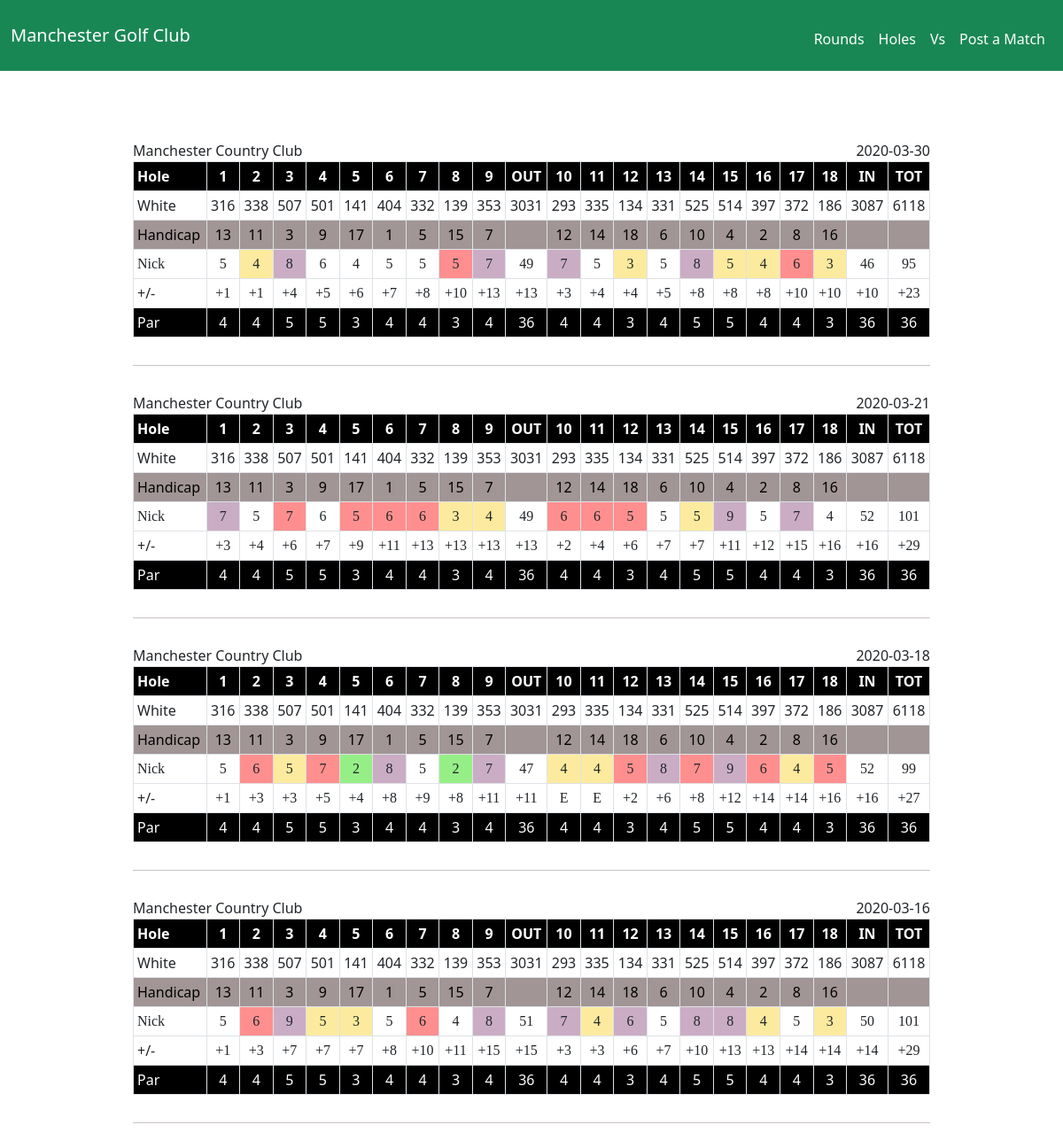
The app's page /rounds/Nick with its own data.
### tables this page shows
CREATE TABLE golfers (id INTEGER PRIMARY KEY AUTOINCREMENT NOT NULL, name TEXT NOT NULL);

CREATE TABLE courses (id INTEGER PRIMARY KEY AUTOINCREMENT NOT NULL, name TEXT NOT NULL, par INTEGER, rating REAL, slope REAL, yards REAL, city TEXT NOT NULL, state TEXT NOT NULL, front INTEGER, back INTEGER, total INTEGER, par_front INTEGER, par_back INTEGER, par_total INTEGER, tees TEXT NOT NULL DEFAULT "White");

CREATE TABLE "rounds" (id INTEGER PRIMARY KEY AUTOINCREMENT NOT NULL, golfer_id INTEGER, course_id INTEGER, date TEXT, "one" INTEGER, two INTEGER, three INTEGER, four INTEGER, five INTEGER, six INTEGER, seven INTEGER, eight INTEGER, nine INTEGER, ten INTEGER, eleven INTEGER, twelve INTEGER, thirteen INTEGER, fourteen INTEGER, fifteen INTEGER, sixteen INTEGER, seventeen INTEGER, eighteen INTEGER, match_id INTEGER, FOREIGN KEY (golfer_id) REFERENCES golfers(id), FOREIGN KEY (course_id) REFERENCES courses(id));

CREATE TABLE "holes" (id INTEGER PRIMARY KEY AUTOINCREMENT NOT NULL, course_id INTEGER, hole_number INTEGER, par INTEGER, yardage INTEGER, handicap INTEGER, FOREIGN KEY(course_id) REFERENCES courses (id));

### app.py (the view)
@app.route("/rounds", methods=["GET", "POST"])
@app.route("/rounds/<golfer_name>", methods=["GET", "POST"])
def rounds(golfer_name="lampsha"):
    if request.method == "POST":
        golfer_name = request.form.get("golfer_name")
        golfers_rounds = get_rounds(golfer_name)
        scorecards = get_scorecards(golfers_rounds, golfer_name)
        return render_template("rounds.html", scorecards=scorecards)
    else:
        golfers = get_golfers()
        for golfer in golfers:
            if golfer['golfer_name'] == golfer_name:
                golfers_rounds = get_rounds(golfer_name)
                scorecards = get_scorecards(golfers_rounds, golfer_name)
                return render_template("rounds.html", scorecards=scorecards)
        else:
            return render_template("round_request.html", golfers=golfers)

### app.py (called while the page is built)
def get_scorecards(matches: list, golfer_name: str) -> list:
    scorecards = []
    for match in matches:
        course_info = get_course_info(match)
        holes = get_holes(match)
        yardages = get_yardages(course_info, holes)  # Populate yardages
        handicaps = get_handicaps(holes)  # Populate handicaps
        strokes = get_strokes(match, golfer_name)  # Populate strokes
        pars = get_pars(holes)  # Populate pars
        to_pars = get_to_pars(strokes, pars)  # Populate to pars
        scorecard = {"yardages": yardages, "handicaps": handicaps, "strokes": strokes, "pars": pars, "to_pars": to_pars, "course_name": course_info[0][1],
                     "round_date": match[3]}
        scorecards.append(scorecard)
    return scorecards

### golf.py (called while the page is built)
def par_shift(score:int) -> str:
    if score == 0:
        return ("E")
    elif score > 0:
        score = round(score)
        return ("+{}".format(score))
    else:
        return str(score)

def get_golfers() -> list:
    golfers = []
    golfer_query = cur.execute("SELECT name FROM golfers ORDER BY name")
    golfer_query = golfer_query.fetchall()
    for golfer in golfer_query:
        golfers.append({"golfer_name": golfer[0]})
    return golfers

def get_rounds(golfer:str) -> list:
    rounds = []
    id_query = cur.execute("SELECT id FROM golfers WHERE name = (?)", (golfer,))
    id_query = id_query.fetchone()[0]
    round_query = cur.execute("SELECT * FROM rounds WHERE golfer_id = (?) ORDER BY date DESC", (id_query,))
    rounds = round_query.fetchall()
    return rounds

def get_holes(course:tuple) -> list:
    hole_query = cur.execute("SELECT * FROM holes WHERE course_id = (?) ORDER BY hole_number", (course[2],))
    holes = hole_query.fetchall()
    return holes

def get_course_info(course:tuple) -> list:
    course_query = cur.execute("SELECT * FROM courses WHERE id = (?)", (course[2],))
    course_info = course_query.fetchall()
    return course_info

def get_yardages(course_info:list, holes:list) -> list:
    yardages = []
    for i in range(len(holes)):
        yardages.append(holes[i][4])
    yardages.append(sum(yardages))
    yardages.insert(9, sum(yardages[:9]))
    yardages.insert(19, sum(yardages[10:19]))
    yardages.insert(0, course_info[0][14])
    return yardages

def get_handicaps(course:list) -> list:
    handicaps = []
    for i in range(len(course)):
        handicaps.append(course[i][5])
    return handicaps

### templates/rounds.html (shortened to what this page needs)
{% extends "layout.html" %}
{% block main %}
<div id="content" class="container-sm">
    {% for scorecard in scorecards %}
    <div id="scorecard" class="scorecard">
        <p class="scorecard-course-name">{{ scorecard.course_name }}</p>
        <p class="scorecard-course-date">{{ scorecard.round_date }}</p>
        <table class="table table-sm table-bordered">
            <tr class="holes-row">
                <th class="scorecard-header">Hole</th>
                {% for i in range(9) %}
                    <th>{{ i + 1 }}</th>
                {% endfor %}
                    <th>OUT</th>
                {% for i in range(9) %}
                    <th>{{ i + 10 }}</th>
                {% endfor %}
                    <th>IN</th>
                    <th>TOT</th>
            </tr>
            <tr>
                <td class="scorecard-header">{{ scorecard.yardages[0] }}</td>
                {% for yard in scorecard.yardages[1:] %}
                    <td>{{ yard }}</td>
                {% endfor %}
            </tr>
            <tr class="handicap-row">
                <td class="scorecard-header">Handicap</td>
                {% for handicap in scorecard.handicaps[:9] %}
                    <td>{{ handicap }}</td>
                {% endfor %}
                    <td></td>
                {% for handicap in scorecard.handicaps[9:] %}
                    <td>{{ handicap }}</td>
                {% endfor %}
                {% for i in range(2) %}
                    <td></td>
                {% endfor %}
            </tr>
            <tr class="handwritten-score">
                <td class="scorecard-header">{{ scorecard.strokes[0] }}</td>
                {% for stroke in scorecard.strokes[1:10] %}
                    {% if stroke - scorecard.pars[loop.index - 1] >= 3 %}
                        <td class="triple-bogey-or-worse">{{ stroke }}</td>
                    {% elif stroke - scorecard.pars[loop.index - 1] == 2 %}
                        <td class="double-bogey">{{ stroke }}</td>
                    {% elif stroke - scorecard.pars[loop.index - 1] == 0 %}
                        <td class="par">{{ stroke }}</td>
                    {% elif stroke - scorecard.pars[loop.index - 1] <= 0 %}
                        <td class="birdie-or-better">{{ stroke }}</td>
                    {% else %}
                        <td>{{ stroke }}</td>
                    {% endif %}
                {% endfor %}
                <td>{{ scorecard.strokes[10] }}</td>
                {% for stroke in scorecard.strokes[11:20] %}
                    {% if stroke - scorecard.pars[loop.index + 9] >= 3 %}
                        <td class="triple-bogey-or-worse">{{ stroke }}</td>
                    {% elif stroke - scorecard.pars[loop.index + 9] == 2 %}
                        <td class="double-bogey">{{ stroke }}</td>
                    {% elif stroke - scorecard.pars[loop.index + 9] == 0 %}
                        <td class="par">{{ stroke }}</td>
                    {% elif stroke - scorecard.pars[loop.index + 9] <= 0 %}
                        <td class="birdie-or-better">{{ stroke }}</td>
                    {% else %}
                        <td>{{ stroke }}</td>
                    {% endif %}
                {% endfor %}
                <td>{{ scorecard.strokes[20] }}</td>
                <td>{{ scorecard.strokes[21] }}</td>
            </tr>
            <tr>
                <td class="scorecard-header">+/-</td>
                {% for par in scorecard.to_pars %}
                    <td class="handwritten-score">{{ par }}</td>
                {% endfor %}
            </tr>
            <tr class="holes-row">
                <td class="scorecard-header">Par</td>
                {% for par in scorecard.pars %}
                    <td>{{ par }}</td>
                {% endfor %}
            </tr>
        </table>
    </div>
    {% endfor %}
</div>
{% endblock %}

### static/styles.css (style rules this page uses)
body { background-color: white; }
.scorecard { margin: 0 auto; width: 900px; font-size: medium; text-align: center; padding-top: 30px; padding-bottom: 15px; border-bottom: #cac2c2 1px solid; }
.holes-row { background-color: black; text-align: center; color:white; }
td.triple-bogey-or-worse { background-color: #caadc5; }
td.birdie-or-better { background-color: #95ef86; }
td.par { background-color: #fceb9e; }
td.double-bogey { background-color: #ff8f8f; }
.scorecard-header { text-align: left; }
.handicap-row { text-align: center; background-color: rgb(161, 149, 149); color: black; }
.scorecard-course-name { margin: 0px; float: left; }
.scorecard-course-date { margin: 0px; float: right; }
.handwritten-score { font-family: ink free; font-weight: semibold; }

### records on screen
golfers: course_name "Manchester Country Club", round_date "2020-03-30", i "1" "2" "3" "4" "5" "6" "7" "8" "9" "1" "2" "3" "4" "5" "6" "7" "8" "9" "1" "2" "3" "4" "5" "6" "7" "8" "9" "1" "2" "3" "4" "5" "6" "7" "8" "9", i "10" "11" "12" "13" "14" "15" "16" "17" "18" "10" "11" "12" "13" "14" "15" "16" "17" "18" "10" "11" "12" "13" "14" "15" "16" "17" "18" "10" "11" "12" "13" "14" "15" "16" "17" "18", tees "White", yard "141" "139" "3031" "134" "186" "3087" "6118" "141" "139" "3031" "134" "186" "3087" "6118" "141" "139" "3031" "134" "186" "3087" "6118" "141" "139" "3031" "134" "186" "3087" "6118", 9 "13" "11" "3" "9" "17" "1" "5" "15" "7" "13" "11" "3" "9" "17" "1" "5" "15" "7" "13" "11" "3" "9" "17" "1" "5" "15" "7" "13" "11" "3" "9" "17" "1" "5" "15" "7", handicap "12" "14" "18" "6" "10" "4" "2" "8" "16" "12" "14" "18" "6" "10" "4" "2" "8" "16" "12" "14" "18" "6" "10" "4" "2" "8" "16" "12" "14" "18" "6" "10" "4" "2" "8" "16", name "Nick", 10 "5" "6" "4" "5" "5" "5" "6" "5" "5" "5" "5" "4", 10 "4" "3" "4" "5" "5" "3", 10 "8" "7" "7" "8" "7" "9" "8", 10 "5" "7" "5" "6" "6" "6" "7" "6" "6", strokes "49", 20 "7" "8" "9" "7" "8" "9" "7" "6" "8" "8", 20 "5" "5" "5" "5" "4" "5" "5", 20 "3" "5" "4" "3" "5" "4" "4" "4" "4" "4" "3", 20 "6" "6" "6" "5" "5" "7" "6" "5", strokes "46", strokes "95", to_pars "+1" "+1" "+4" "+5" "+6" "+7" "+8" "+10" "+13" "+13" "+3" "+4" "+4" "+5" "+8" "+8" "+8" "+10" "+10" "+10" "+23" "+3" "+4" "+6" "+7" "+9" "+11" "+13" "+13" "+13" "+13" "+2" "+4" "+6" "+7" "+7" "+11" "+12" "+15" "+16" "+16" "+29" "+1" "+3" "+3" "+5" "+4" "+8" "+9" "+8" "+11" "+11" "E" "E" "+2" "+6" "+8" "+12" "+14" "+14" "+16" "+16" "+27" "+1" "+3" "+7" "+7" "+7" "+8" "+10" "+11" "+15" "+15" "+3" "+3" "+6" "+7" "+10" "+13" "+13" "+14" "+14" "+14" "+29", pars "4" "4" "5" "5" "3" "4" "4" "3" "4" "36" "4" "4" "3" "4" "5" "5" "4" "4" "3" "36" "36" "4" "4" "5" "5" "3" "4" "4" "3" "4" "36" "4" "4" "3" "4" "5" "5" "4" "4" "3" "36" "36" "4" "4" "5" "5" "3" "4" "4" "3" "4" "36" "4" "4" "3" "4" "5" "5" "4" "4" "3" "36" "36" "4" "4" "5" "5" "3" "4" "4" "3" "4" "36" "4" "4" "3" "4" "5" "5" "4" "4" "3" "36" "36", round_date "2020-03-21", strokes "52", strokes "101", round_date "2020-03-18", 10 "2" "2", strokes "47", strokes "99", round_date "2020-03-16", strokes "51", strokes "50"
holes: yardage "316"
holes: yardage "338"
holes: yardage "507"
holes: yardage "501"
holes: yardage "404"
holes: yardage "332"
holes: yardage "353"
holes: yardage "293"
holes: yardage "335"
holes: yardage "331"
holes: yardage "525"
holes: yardage "514"
holes: yardage "397"
holes: yardage "372"
